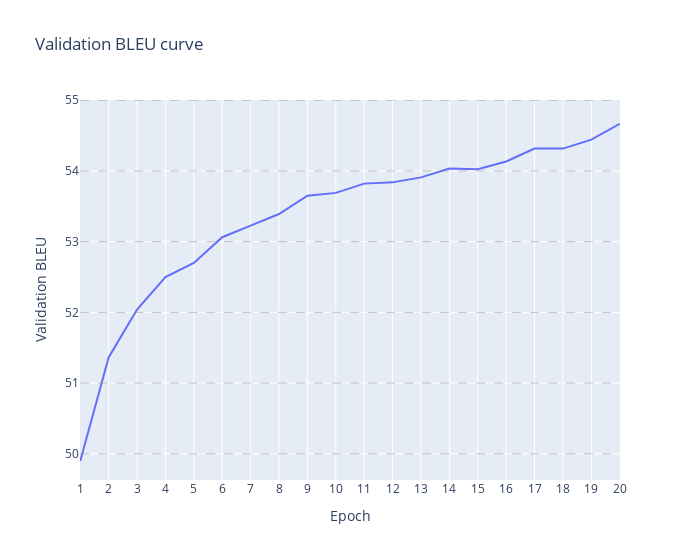

Source (notebook cell):
### Code cell
losses = [49.8977, 51.3616, 52.0400, 52.5001, 52.7000, 53.0627, 53.2277, 53.3909, 53.6494, 53.6898, 53.8208, 53.8387, 53.9094, 54.0344, 54.0243, 54.1338, 54.3171, 54.3159, 54.4427, 54.6664]
scale_values = [i for i in range(50, 56, 1)]
plot_training_evolution_curve(losses, scale_values)

### Figure 1 — Plotly figure (JSON) as saved in the notebook; plotly's stock layout.template omitted (floating-point values rounded to 4 significant figures)
{"data": [{"mode": "lines", "name": "Validation BLEU", "x": [1, 2, 3, 4, 5, 6, 7, 8, 9, 10, 11, 12, 13, 14, 15, 16, 17, 18, 19, 20], "y": [49.9, 51.36, 52.04, 52.5, 52.7, 53.06, 53.23, 53.39, 53.65, 53.69, 53.82, 53.84, 53.91, 54.03, 54.02, 54.13, 54.32, 54.32, 54.44, 54.67], "type": "scatter"}], "layout": {"shapes": [{"line": {"color": "gray", "dash": "dash", "width": 0.5}, "type": "line", "x0": 1, "x1": 20, "y0": 50, "y1": 50}, {"line": {"color": "gray", "dash": "dash", "width": 0.5}, "type": "line", "x0": 1, "x1": 20, "y0": 51, "y1": 51}, {"line": {"color": "gray", "dash": "dash", "width": 0.5}, "type": "line", "x0": 1, "x1": 20, "y0": 52, "y1": 52}, {"line": {"color": "gray", "dash": "dash", "width": 0.5}, "type": "line", "x0": 1, "x1": 20, "y0": 53, "y1": 53}, {"line": {"color": "gray", "dash": "dash", "width": 0.5}, "type": "line", "x0": 1, "x1": 20, "y0": 54, "y1": 54}, {"line": {"color": "gray", "dash": "dash", "width": 0.5}, "type": "line", "x0": 1, "x1": 20, "y0": 55, "y1": 55}], "xaxis": {"title": {"text": "Epoch"}, "dtick": 1}, "yaxis": {"title": {"text": "Validation BLEU"}}, "title": {"text": "Validation BLEU curve"}, "width": 700}}
